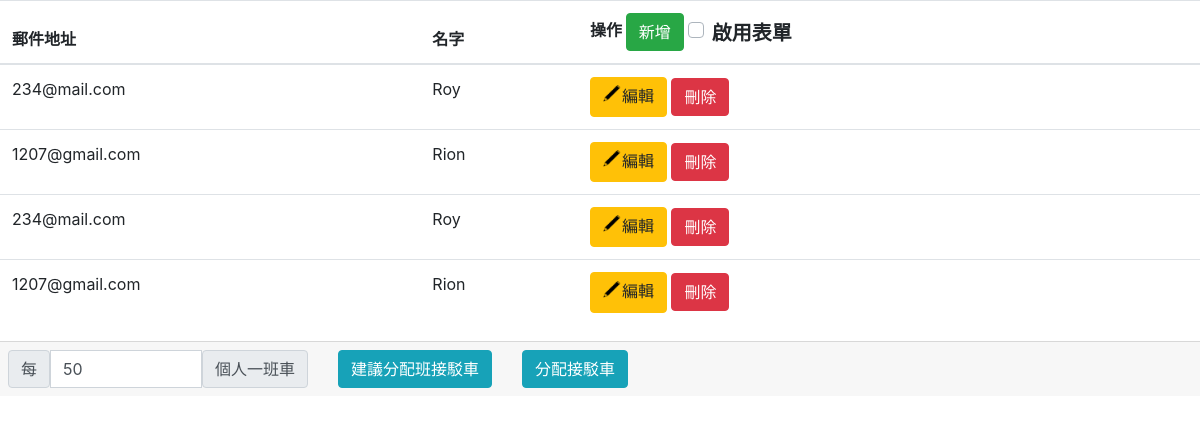
Page /admin_feedback.php on the committed database.
### tables this page shows
CREATE TABLE `form` (
  `id` int(11) NOT NULL,
  `name` text DEFAULT NULL,
  `mail` text NOT NULL
);

### admin_feedback.php (the view, shortened to what this page needs)
<!DOCTYPE html>
<html lang="en">
<head>
    <link rel="stylesheet" href="bootstrap.css">
</head>
<body>
<?php
include "api/db.php";
?>
    <table class="table table-hover">
        <thead>
            <tr>
                <th>郵件地址</th>
                <th>名字</th>
                <th>操作
                <button class="btn btn-success" onclick="add()">新增</button>
                <div class="custom-control custom-checkbox" style="display:inline-block;">
                    <label for="form-switch" class="custom-control-label">啟用表單</label>
                </div>
            </th>
            </tr>
        </thead>
        <tbody>
        <?php
        $sql = "SELECT * FROM `form`";
        $row = $pdo->query($sql)->fetchAll();
        foreach ($row as $rows) {
        ?>
        <tr class="tr-<?=$rows['id']?>">
            <td id="table-mail<?=$rows['id']?>"><?=$rows['mail']?></td>
            <td id="table-name<?=$rows['id']?>"><?=$rows['name']?></td>
            <td>
            <button class="btn btn-warning" onclick="update(<?=$rows['id']?>)"><img src="./img/PENCIL.png" style="height: 25px;">編輯</button>
            <button class="btn btn-danger" onclick="del(<?=$rows['id']?>)">刪除</button>
        </td>
        </tr>
            <?php
        }
        ?>
        </tbody>
    </table>
    <div class="card-footer p-2 d-flex">
        <div class="input-group d-flex" style="width:300px;margin-right:30px;">
            <label class="input-group-text" for="num">每</label>
            <input type="number" id="num" class="form-control">
            <label class="input-group-text" for="num">個人一班車</label>
        </div>
        <button class="btn btn-info h-50" id="sujust">建議分配<span class="sujust"></span>班接駁車</button>
        <button class="btn btn-info h-50" onclick="allocate()">分配接駁車</button>
    </div>
</body>
</html>

### admin_feedback.php (style rules this page uses)
label { font-size: 20px; }
#sujust { margin-right: 30px; }

### rows in the picture
form: mail "234@mail.com", name "Roy"
form: mail "1207@gmail.com", name "Rion"
form: mail "234@mail.com", name "Roy"
form: mail "1207@gmail.com", name "Rion"
